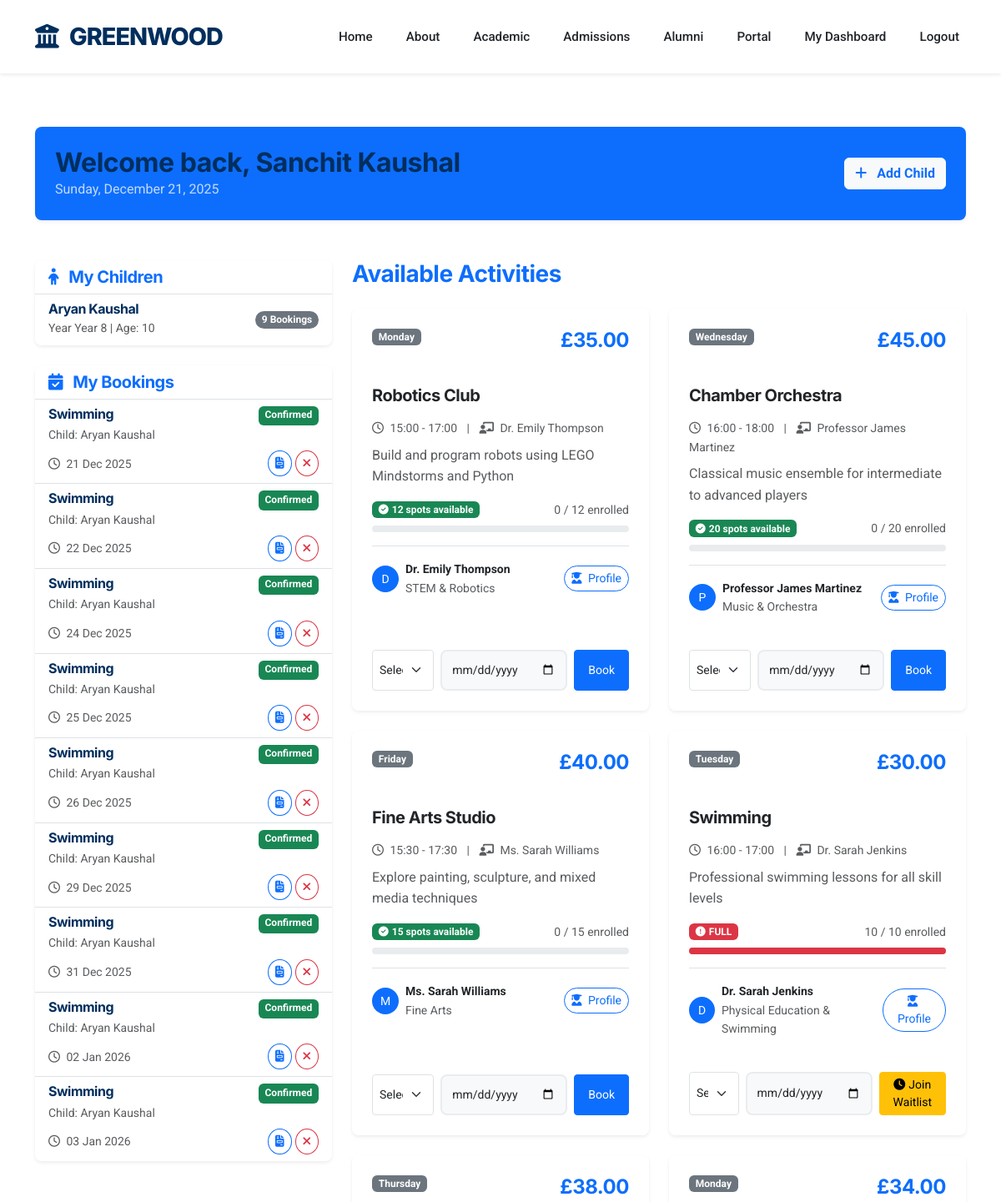
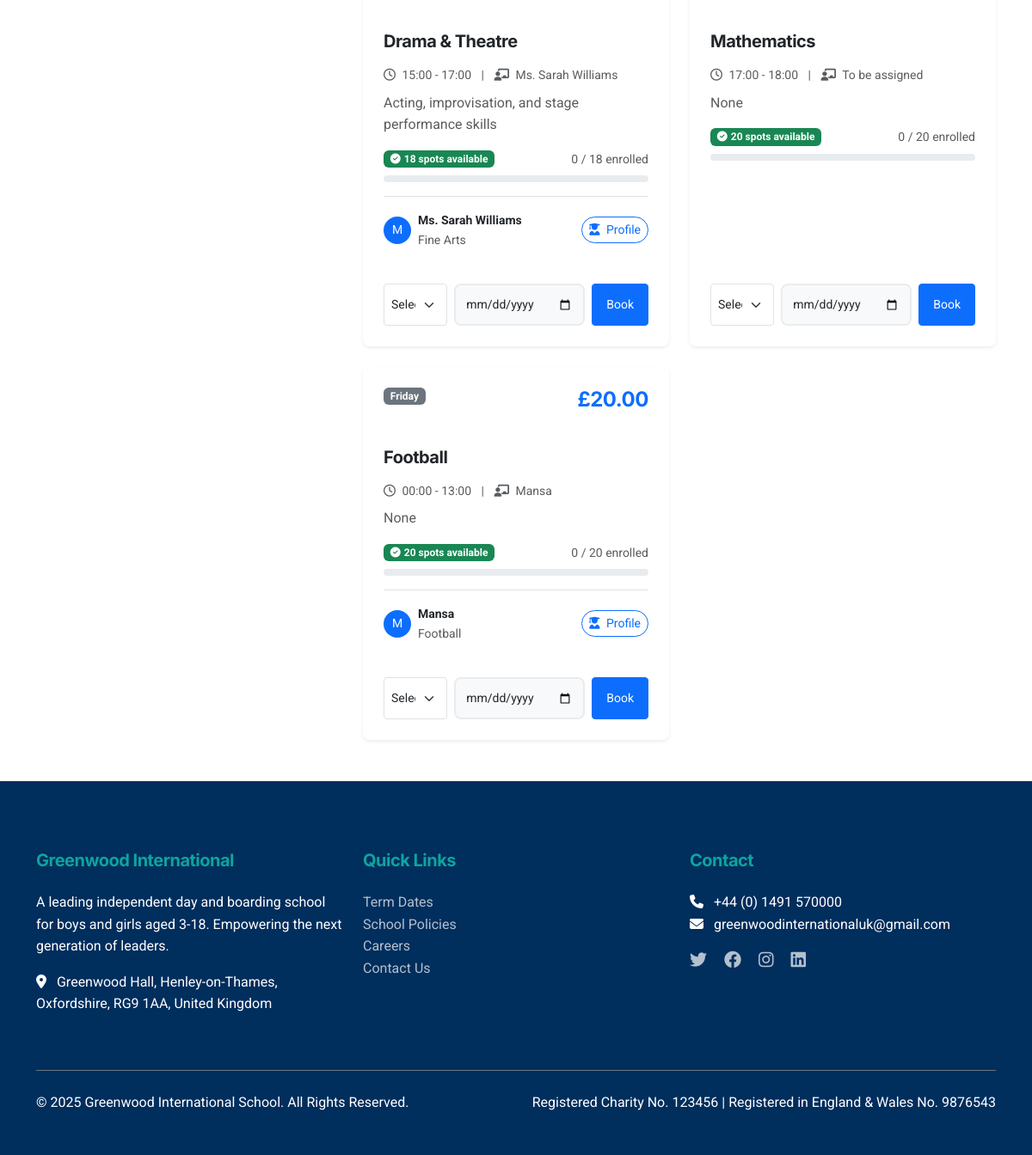
Screenshot of /dashboard (signed in) with the database file from the repository (2 pictures, top to bottom).
### app.py (models this page shows, shortened)
class Parent(db.Model):
    id = db.Column(db.Integer, primary_key=True)
    email = db.Column(db.String(120), unique=True, nullable=False)
    password = db.Column(db.String(200), nullable=False)
    full_name = db.Column(db.String(120), nullable=False)
    phone = db.Column(db.String(20))
    created_at = db.Column(db.DateTime, default=datetime.utcnow)
    bookings = db.relationship('Booking', backref='parent', lazy=True, cascade='all, delete-orphan')
    children = db.relationship('Child', backref='parent', lazy=True, cascade='all, delete-orphan')
    waitlists = db.relationship('Waitlist', backref='parent', lazy=True, cascade='all, delete-orphan')

class Child(db.Model):
    id = db.Column(db.Integer, primary_key=True)
    parent_id = db.Column(db.Integer, db.ForeignKey('parent.id'), nullable=False)
    name = db.Column(db.String(120), nullable=False)
    age = db.Column(db.Integer)
    grade = db.Column(db.String(20))
    created_at = db.Column(db.DateTime, default=datetime.utcnow)
    bookings = db.relationship('Booking', backref='child', lazy=True, cascade='all, delete-orphan')
    attendance_records = db.relationship('Attendance', backref='child', lazy=True, cascade='all, delete-orphan')

class Booking(db.Model):
    id = db.Column(db.Integer, primary_key=True)
    parent_id = db.Column(db.Integer, db.ForeignKey('parent.id'), nullable=False)
    child_id = db.Column(db.Integer, db.ForeignKey('child.id'), nullable=False)
    activity_id = db.Column(db.Integer, db.ForeignKey('activity.id'), nullable=False)
    booking_date = db.Column(db.Date, nullable=False)
    status = db.Column(db.String(20), default='confirmed') # confirmed, cancelled
    cost = db.Column(db.Float, nullable=False)
    created_at = db.Column(db.DateTime, default=datetime.utcnow)
    __table_args__ = (db.UniqueConstraint('child_id', 'booking_date', name='unique_booking_per_day'),)

class Activity(db.Model):
    id = db.Column(db.Integer, primary_key=True)
    tutor_id = db.Column(db.Integer, db.ForeignKey('tutor.id'), nullable=True)
    name = db.Column(db.String(120), nullable=False)
    description = db.Column(db.Text)
    price = db.Column(db.Float, nullable=False)
    max_capacity = db.Column(db.Integer, default=20)
    day_of_week = db.Column(db.String(20), nullable=False)
    start_time = db.Column(db.String(10), nullable=False)
    end_time = db.Column(db.String(10), nullable=False)
    created_at = db.Column(db.DateTime, default=datetime.utcnow)
    tutor = db.relationship('Tutor', backref='activities', lazy=True)
    bookings = db.relationship('Booking', backref='activity', lazy=True, cascade='all, delete-orphan')
    waitlists = db.relationship('Waitlist', backref='activity', lazy=True, cascade='all, delete-orphan')

class Tutor(db.Model):
    id = db.Column(db.Integer, primary_key=True)
    email = db.Column(db.String(120), unique=True, nullable=False)
    password = db.Column(db.String(200), nullable=False)
    full_name = db.Column(db.String(120), nullable=False)
    specialization = db.Column(db.String(200))
    qualification = db.Column(db.String(300))
    bio = db.Column(db.Text)
    linkedin_url = db.Column(db.String(200))
    teaching_philosophy = db.Column(db.Text)
    years_experience = db.Column(db.Integer)
    education = db.Column(db.Text)
    certifications = db.Column(db.Text)
    status = db.Column(db.String(20), default='pending')  # pending, approved, rejected
    created_at = db.Column(db.DateTime, default=datetime.utcnow)
    approved_by = db.Column(db.Integer, db.ForeignKey('admin.id'), nullable=True)
    approval_date = db.Column(db.DateTime, nullable=True)

### app.py (the view)
@app.route('/dashboard')
@login_required
def dashboard():
    parent = Parent.query.get(session['parent_id'])
    bookings = Booking.query.filter_by(parent_id=session['parent_id'], status='confirmed').all()
    children = parent.children
    activities = Activity.query.all()
    return render_template('dashboard.html', parent=parent, bookings=bookings, children=children, activities=activities)

### templates/dashboard.html (shortened to what this page needs)
{% extends "base.html" %}
{% block content %}
<div class="container py-5">
    <div class="row mb-5">
        <div class="col-12">
            <div
                class="card bg-primary text-white p-4 d-flex flex-row justify-content-between align-items-center shadow-sm">
                <div>
                    <h2 class="mb-0 font-heading">Welcome back, {{ parent.full_name }}</h2>
                    <p class="mb-0 opacity-75">{{ now.strftime('%A, %B %d, %Y') }}</p>
                </div>
                <button class="btn btn-light text-primary fw-bold" data-bs-toggle="modal"
                    data-bs-target="#addChildModal">
                    <i class="fas fa-plus me-2"></i> Add Child
                </button>
            </div>
        </div>
    </div>
    <div class="row g-4">
        <div class="col-lg-4">
            <div class="card mb-4 shadow-sm">
                <div class="card-header bg-white border-bottom">
                    <h5 class="mb-0 text-primary"><i class="fas fa-child me-2"></i> My Children</h5>
                </div>
                {% if children %}
                <div class="list-group list-group-flush">
                    {% for child in children %}
                    <div class="list-group-item d-flex justify-content-between align-items-center">
                        <div>
                            <h6 class="mb-0 fw-bold">{{ child.name }}</h6>
                            <small class="text-muted">Year {{ child.grade }} | Age: {{ child.age }}</small>
                        </div>
                        <span class="badge bg-secondary rounded-pill">{{ child.bookings|length }} Bookings</span>
                    </div>
                    {% endfor %}
                </div>
                {% else %}
                <div class="card-body text-center text-muted">
                    <p class="mb-0">No children added yet.</p>
                </div>
                {% endif %}
            </div>
            <div class="card shadow-sm">
                <div class="card-header bg-white border-bottom">
                    <h5 class="mb-0 text-primary"><i class="fas fa-calendar-check me-2"></i> My Bookings</h5>
                </div>
                {% if bookings %}
                <div class="list-group list-group-flush">
                    {% for booking in bookings %}
                    <div class="list-group-item">
                        <div class="d-flex justify-content-between">
                            <h6 class="mb-1 fw-bold">{{ booking.activity.name }}</h6>
                            <span class="badge bg-success">Confirmed</span>
                        </div>
                        <p class="mb-1 small text-muted">Child: {{ booking.child.name }}</p>
                        <div class="d-flex justify-content-between align-items-center mt-2">
                            <small class="text-muted"><i class="far fa-clock me-1"></i> {{
                                booking.booking_date.strftime('%d %b %Y') }}</small>
                            <div>
                                <a href="{{ url_for('generate_invoice', booking_id=booking.id) }}"
                                    class="btn btn-sm btn-outline-primary rounded-circle" title="Download Invoice">
                                    <i class="fas fa-file-invoice"></i>
                                </a>
                                <form action="{{ url_for('cancel_booking', booking_id=booking.id) }}" method="POST"
                                    style="display:inline;"
                                    onsubmit="return confirm('Are you sure you want to cancel this booking?');">
                                    <button type="submit" class="btn btn-sm btn-outline-danger rounded-circle"
                                        title="Cancel">
                                        <i class="fas fa-times"></i>
                                    </button>
                                </form>
                            </div>
                        </div>
                    </div>
                    {% endfor %}
                </div>
                {% else %}
                <div class="card-body text-center text-muted">
                    <p class="mb-0">No active bookings.</p>
                </div>
                {% endif %}
            </div>
        </div>
        <div class="col-lg-8">
            <h3 class="mb-4 font-heading text-primary">Available Activities</h3>
            <div class="row g-4">
                {% for activity in activities %}
                <div class="col-md-6">
                    <div class="card h-100 shadow-sm border-0">
                        <div class="card-header bg-white border-0 pt-4 px-4 pb-0">
                            <div class="d-flex justify-content-between align-items-start">
                                <span class="badge bg-secondary">{{ activity.day_of_week }}</span>
                                <h4 class="text-primary fw-bold mb-0">£{{ "%.2f"|format(activity.price) }}</h4>
                            </div>
                        </div>
                        <div class="card-body px-4">
                            <h5 class="card-title fw-bold mt-2">{{ activity.name }}</h5>
                            <p class="text-muted small mb-2">
                                <i class="far fa-clock me-1"></i> {{ activity.start_time }} - {{ activity.end_time }}
                                <span class="mx-2">|</span>
                                <i class="fas fa-chalkboard-teacher me-1"></i> {{ activity.tutor.full_name if
                                activity.tutor else 'To be assigned' }}
                            </p>
                            <p class="card-text text-muted">{{ activity.description }}</p>
                            <div class="mt-3">
                                <div class="d-flex justify-content-between align-items-center mb-2">
                                    {% set booked = activity.bookings|length %}
                                    {% set available = activity.max_capacity - booked %}
                                    {% set percent = (booked / activity.max_capacity) * 100 %}
                                    {% if percent >= 100 %}
                                    <span class="badge bg-danger">
                                        <i class="fas fa-exclamation-circle me-1"></i>FULL
                                    </span>
                                    {% elif available <= 3 %} <span class="badge bg-warning text-dark">
                                        <i class="fas fa-hourglass-half me-1"></i>Only {{ available }} spots left
                                        </span>
                                        {% else %}
                                        <span class="badge bg-success">
                                            <i class="fas fa-check-circle me-1"></i>{{ available }} spots available
                                        </span>
                                        {% endif %}
                                        <small class="text-muted">
                                            {{ booked }} / {{ activity.max_capacity }} enrolled
                                        </small>
                                </div>
                                <div class="progress" style="height: 8px;">
                                    <div class="progress-bar bg-{{ 'danger' if percent >= 100 else ('warning' if percent >= 75 else 'success') }}"
                                        style="width: {{ percent }}%" role="progressbar" aria-valuenow="{{ percent }}"
                                        aria-valuemin="0" aria-valuemax="100"></div>
                                </div>
                            </div>
                            {% if activity.tutor %}
                            <div class="mt-3 pt-3 border-top">
                                <div class="d-flex align-items-center">
                                    <div class="rounded-circle bg-primary text-white d-flex align-items-center justify-content-center me-2"
                                        style="width: 32px; height: 32px; font-size: 14px;">
                                        {{ activity.tutor.full_name[0] }}
                                    </div>
                                    <div class="flex-grow-1">
                                        <p class="mb-0 small fw-bold text-dark">{{ activity.tutor.full_name }}</p>
                                        <p class="mb-0 small text-muted">{{ activity.tutor.specialization }}</p>
                                    </div>
                                    <button class="btn btn-sm btn-outline-primary rounded-pill"
                                        onclick="showTutorProfile('{{ activity.tutor.full_name }}', '{{ activity.tutor.specialization }}', `{{ activity.tutor.bio }}`, `{{ activity.tutor.qualifications }}`, '{{ activity.tutor.linkedin_url }}', '{{ activity.tutor.years_experience }}', `{{ activity.tutor.education }}`, `{{ activity.tutor.certifications }}`, `{{ activity.tutor.teaching_philosophy }}`)">
                                        <i class="fas fa-user-graduate me-1"></i> Profile
                                    </button>
                                </div>
                            </div>
                            {% endif %}
                        </div>
                        <div class="card-footer bg-white border-0 px-4 pb-4">
                            {% if percent >= 100 %}
                            <form class="d-flex gap-2" onsubmit="joinWaitlist(event, {{ activity.id }})">
                                <select class="form-select form-select-sm" name="child_id" required>
                                    <option value="" selected disabled>Select Child</option>
                                </select>
                                <input type="date" class="form-control form-control-sm" name="date" required>
                                <button type="submit" class="btn btn-sm btn-warning px-3">
                                    <i class="fas fa-clock me-1"></i>Join Waitlist
                                </button>
                            </form>
                            {% else %}
                            <form class="d-flex gap-2 booking-form" data-activity-id="{{ activity.id }}">
                                <select class="form-select form-select-sm" name="child_id" required>
                                    <option value="" selected disabled>Select Child</option>
                                </select>
                                <input type="date" class="form-control form-control-sm" name="booking_date" required>
                                <button type="submit" class="btn btn-sm btn-primary px-3">Book</button>
                            </form>
                            {% endif %}
                        </div>
                    </div>
                </div>
                {% endfor %}
            </div>
        </div>
    </div>
</div>
{% endblock %}

### rows the page displays
Parent: full_name "Sanchit Kaushal"
Child: name "Aryan Kaushal", grade "Year 8", age "10", bookings|length "9"
Booking: activity.name "Swimming", child.name "Aryan Kaushal", booking_date "21 Dec 2025"
Booking: activity.name "Swimming", child.name "Aryan Kaushal", booking_date "22 Dec 2025"
Booking: activity.name "Swimming", child.name "Aryan Kaushal", booking_date "24 Dec 2025"
Booking: activity.name "Swimming", child.name "Aryan Kaushal", booking_date "25 Dec 2025"
Booking: activity.name "Swimming", child.name "Aryan Kaushal", booking_date "26 Dec 2025"
Booking: activity.name "Swimming", child.name "Aryan Kaushal", booking_date "29 Dec 2025"
Booking: activity.name "Swimming", child.name "Aryan Kaushal", booking_date "31 Dec 2025"
Booking: activity.name "Swimming", child.name "Aryan Kaushal", booking_date "02 Jan 2026"
Booking: activity.name "Swimming", child.name "Aryan Kaushal", booking_date "03 Jan 2026"
Activity: day_of_week "Monday", price "35.00", name "Robotics Club", start_time "15:00", end_time "17:00", tutor "Dr. Emily Thompson", description "Build and program robots using LEGO Mindstorms and Python", max_capacity "12", booked "0", tutor "D", tutor.full_name "Dr. Emily Thompson", tutor.specialization "STEM & Robotics"
Activity: day_of_week "Wednesday", price "45.00", name "Chamber Orchestra", start_time "16:00", end_time "18:00", tutor "Professor James Martinez", description "Classical music ensemble for intermediate to advanced players", max_capacity "20", booked "0", tutor "P", tutor.full_name "Professor James Martinez", tutor.specialization "Music & Orchestra"
Activity: day_of_week "Friday", price "40.00", name "Fine Arts Studio", start_time "15:30", end_time "17:30", tutor "Ms. Sarah Williams", description "Explore painting, sculpture, and mixed media techniques", max_capacity "15", booked "0", tutor "M", tutor.full_name "Ms. Sarah Williams", tutor.specialization "Fine Arts"
Activity: day_of_week "Tuesday", price "30.00", name "Swimming", start_time "16:00", end_time "17:00", tutor "Dr. Sarah Jenkins", description "Professional swimming lessons for all skill levels", shows "FULL", max_capacity "10", {{ percent }} 100.0 (drawn), tutor "D", tutor.full_name "Dr. Sarah Jenkins", tutor.specialization "Physical Education & Swimming"
Activity: day_of_week "Thursday", price "38.00", name "Drama & Theatre", start_time "15:00", end_time "17:00", tutor "Ms. Sarah Williams", description "Acting, improvisation, and stage performance skills", max_capacity "18", booked "0", tutor "M", tutor.full_name "Ms. Sarah Williams", tutor.specialization "Fine Arts"
Activity: day_of_week "Monday", price "34.00", name "Mathematics", start_time "17:00", end_time "18:00", tutor "To be assigned", description "None", max_capacity "20", booked "0"
Activity: day_of_week "Friday", price "20.00", name "Football", start_time "00:00", end_time "13:00", tutor "Mansa", description "None", max_capacity "20", booked "0", tutor "M", tutor.full_name "Mansa", tutor.specialization "Football"
